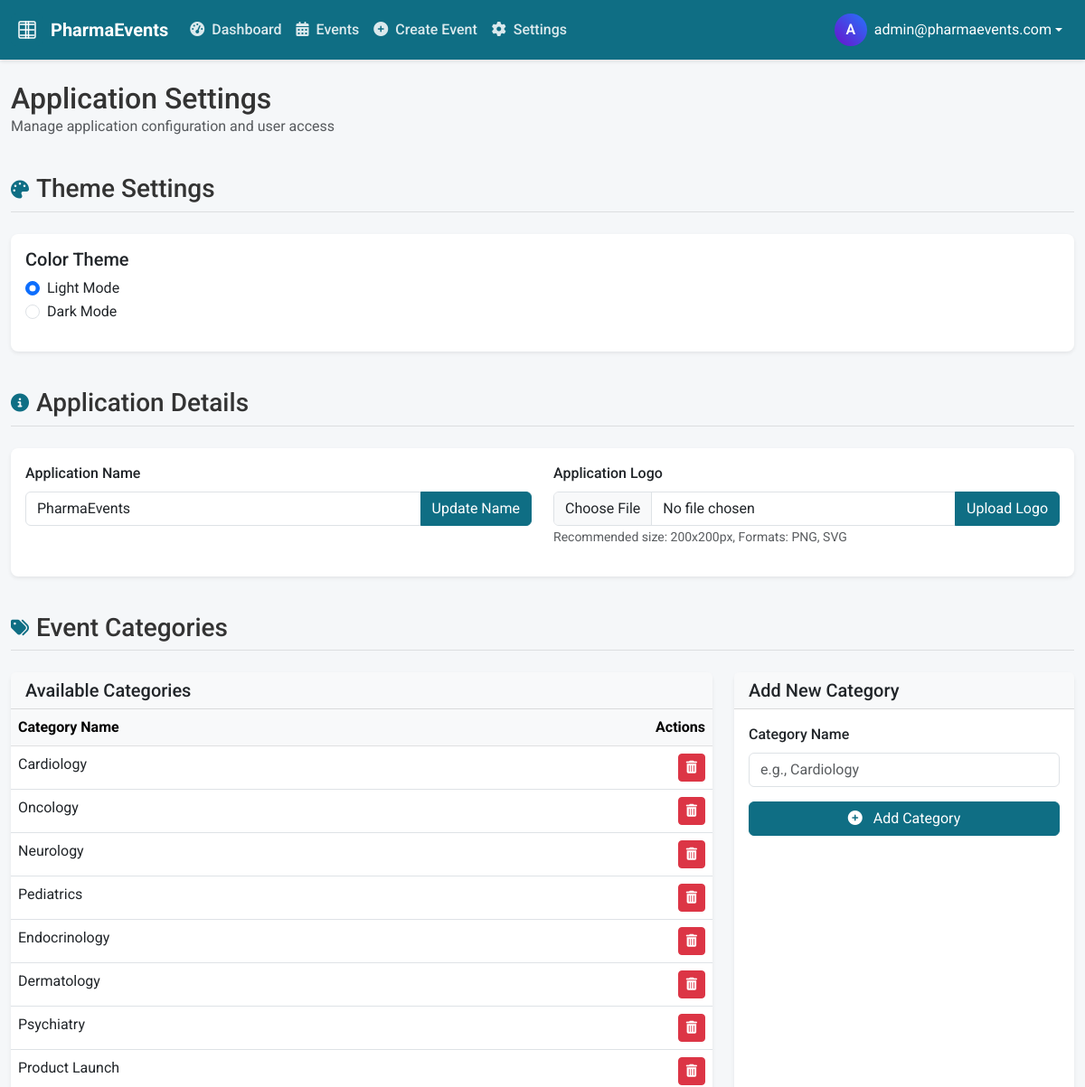
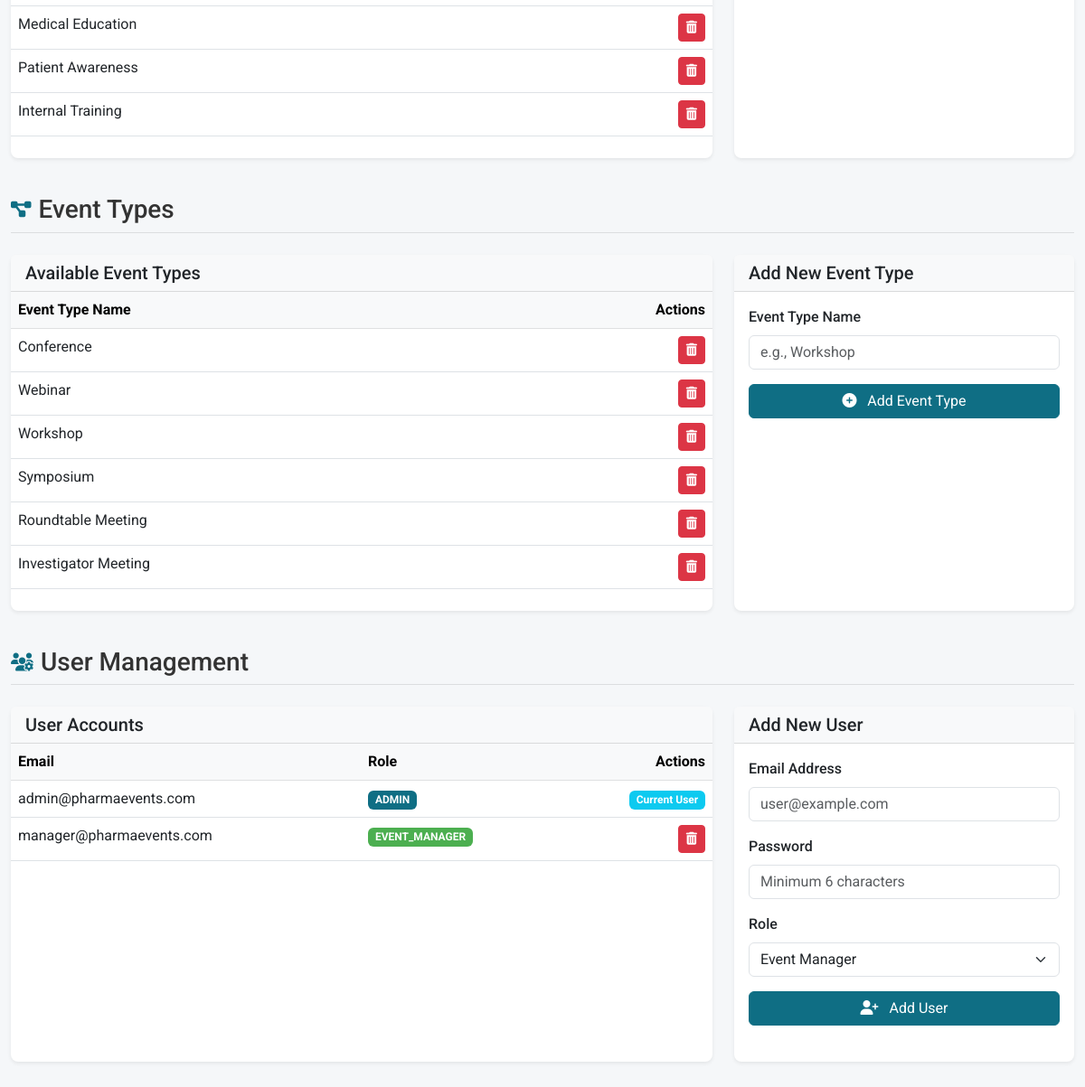
/settings (signed in), run on the app's committed database (2 pictures, top to bottom).
### models.py (models this page shows, shortened)
class User(UserMixin, db.Model):
    id = db.Column(db.Integer, primary_key=True)
    email = db.Column(db.String(120), unique=True, nullable=False)
    password_hash = db.Column(db.String(256), nullable=False)
    role = db.Column(db.String(20), nullable=False)  # 'admin' or 'event_manager'
    created_at = db.Column(db.DateTime, nullable=False, default=datetime.utcnow)
    events = db.relationship('Event', backref='creator', lazy=True)
    def is_admin(self):
        return self.role == 'admin'

class EventCategory(db.Model):
    id = db.Column(db.Integer, primary_key=True)
    name = db.Column(db.String(50), unique=True, nullable=False)

class EventType(db.Model):
    id = db.Column(db.Integer, primary_key=True)
    name = db.Column(db.String(50), unique=True, nullable=False)
    events = db.relationship('Event', backref='event_type', lazy=True)

### routes.py (the view)
@app.route('/settings')
@login_required
def settings():
    if not current_user.is_admin():
        flash('You are not authorized to access settings', 'danger')
        return redirect(url_for('dashboard'))
    categories = EventCategory.query.all()
    event_types = EventType.query.all()
    users = User.query.all()
    return render_template('settings.html',
                          categories=categories,
                          event_types=event_types,
                          users=users)

### templates/settings.html (shortened to what this page needs)
{% extends "layout.html" %}
{% block content %}
<div class="row mb-4">
    <div class="col">
        <h1 class="h2 mb-0">Application Settings</h1>
        <p class="text-muted">Manage application configuration and user access</p>
    </div>
</div>
<div class="settings-section">
    <div class="settings-header d-flex align-items-center">
        <i class="fas fa-palette fa-lg icon"></i>
        <h3 class="mb-0">Theme Settings</h3>
    </div>
    <div class="card">
        <div class="card-body">
            <div class="row">
                <div class="col-md-6">
                    <h5>Color Theme</h5>
                    <div class="mb-3">
                        <div class="form-check">
                            <input class="form-check-input" type="radio" name="theme" id="theme_light" value="light" checked>
                            <label class="form-check-label" for="theme_light">
                                Light Mode
                            </label>
                        </div>
                        <div class="form-check">
                            <input class="form-check-input" type="radio" name="theme" id="theme_dark" value="dark">
                            <label class="form-check-label" for="theme_dark">
                                Dark Mode
                            </label>
                        </div>
                    </div>
                </div>
            </div>
        </div>
    </div>
</div>
<div class="settings-section">
    <div class="settings-header d-flex align-items-center">
        <i class="fas fa-info-circle fa-lg icon"></i>
        <h3 class="mb-0">Application Details</h3>
    </div>
    <div class="card">
        <div class="card-body">
            <div class="row">
                <div class="col-md-6">
                    <div class="mb-3">
                        <label for="app_name" class="form-label">Application Name</label>
                        <div class="input-group">
                            <input type="text" class="form-control" id="app_name" value="PharmaEvents" placeholder="Application Name">
                            <button class="btn btn-primary" type="button" id="update_name">Update Name</button>
                        </div>
                    </div>
                </div>
                <div class="col-md-6">
                    <div class="mb-3">
                        <label for="app_logo" class="form-label">Application Logo</label>
                        <div class="input-group">
                            <input type="file" class="form-control" id="app_logo">
                            <button class="btn btn-primary" type="button" id="upload_logo">Upload Logo</button>
                        </div>
                        <small class="text-muted">Recommended size: 200x200px, Formats: PNG, SVG</small>
                    </div>
                </div>
            </div>
        </div>
    </div>
</div>
<div class="settings-section">
    <div class="settings-header d-flex align-items-center">
        <i class="fas fa-tags fa-lg icon"></i>
        <h3 class="mb-0">Event Categories</h3>
    </div>
    <div class="row">
        <div class="col-md-8">
            <div class="card settings-card">
                <div class="card-header bg-light">
                    <h5 class="mb-0">Available Categories</h5>
                </div>
                <div class="card-body p-0">
                    <div class="table-responsive">
                        <table class="table table-hover mb-0">
                            <thead class="table-light">
                                <tr>
                                    <th>Category Name</th>
                                    <th class="text-end">Actions</th>
                                </tr>
                            </thead>
                            <tbody id="category_list">
                                {% for category in categories %}
                                    <tr data-id="{{ category.id }}">
                                        <td>{{ category.name }}</td>
                                        <td class="text-end">
                                            <button class="btn btn-sm btn-danger btn-delete-category" data-id="{{ category.id }}">
                                                <i class="fas fa-trash-alt"></i>
                                            </button>
                                        </td>
                                    </tr>
                                {% endfor %}
                            </tbody>
                        </table>
                    </div>
                </div>
            </div>
        </div>
        <div class="col-md-4">
            <div class="card settings-card">
                <div class="card-header bg-light">
                    <h5 class="mb-0">Add New Category</h5>
                </div>
                <div class="card-body">
                    <form id="add_category_form">
                        <div class="mb-3">
                            <label for="category_name" class="form-label">Category Name</label>
                            <input type="text" class="form-control" id="category_name" placeholder="e.g., Cardiology" required>
                        </div>
                        <button type="submit" class="btn btn-primary w-100">
                            <i class="fas fa-plus-circle me-2"></i> Add Category
                        </button>
                    </form>
                </div>
            </div>
        </div>
    </div>
</div>
<div class="settings-section">
    <div class="settings-header d-flex align-items-center">
        <i class="fas fa-project-diagram fa-lg icon"></i>
        <h3 class="mb-0">Event Types</h3>
    </div>
    <div class="row">
        <div class="col-md-8">
            <div class="card settings-card">
                <div class="card-header bg-light">
                    <h5 class="mb-0">Available Event Types</h5>
                </div>
                <div class="card-body p-0">
                    <div class="table-responsive">
                        <table class="table table-hover mb-0">
                            <thead class="table-light">
                                <tr>
                                    <th>Event Type Name</th>
                                    <th class="text-end">Actions</th>
                                </tr>
                            </thead>
                            <tbody id="type_list">
                                {% for type in event_types %}
                                    <tr data-id="{{ type.id }}">
                                        <td>{{ type.name }}</td>
                                        <td class="text-end">
                                            <button class="btn btn-sm btn-danger btn-delete-type" data-id="{{ type.id }}">
                                                <i class="fas fa-trash-alt"></i>
                                            </button>
                                        </td>
                                    </tr>
                                {% endfor %}
                            </tbody>
                        </table>
                    </div>
                </div>
            </div>
        </div>
        <div class="col-md-4">
            <div class="card settings-card">
                <div class="card-header bg-light">
                    <h5 class="mb-0">Add New Event Type</h5>
                </div>
                <div class="card-body">
                    <form id="add_type_form">
                        <div class="mb-3">
                            <label for="type_name" class="form-label">Event Type Name</label>
                            <input type="text" class="form-control" id="type_name" placeholder="e.g., Workshop" required>
                        </div>
                        <button type="submit" class="btn btn-primary w-100">
                            <i class="fas fa-plus-circle me-2"></i> Add Event Type
                        </button>
                    </form>
                </div>
            </div>
        </div>
    </div>
</div>
<div class="settings-section">
    <div class="settings-header d-flex align-items-center">
        <i class="fas fa-users-cog fa-lg icon"></i>
        <h3 class="mb-0">User Management</h3>
    </div>
    <div class="row">
        <div class="col-md-8">
            <div class="card settings-card">
                <div class="card-header bg-light">
                    <h5 class="mb-0">User Accounts</h5>
                </div>
                <div class="card-body p-0">
                    <div class="table-responsive">
                        <table class="table table-hover mb-0">
                            <thead class="table-light">
                                <tr>
                                    <th>Email</th>
                                    <th>Role</th>
                                    <th class="text-end">Actions</th>
                                </tr>
                            </thead>
                            <tbody id="user_list">
                                {% for user in users %}
                                    <tr data-id="{{ user.id }}">
                                        <td>{{ user.email }}</td>
                                        <td>
                                            <span class="badge bg-{% if user.role == 'admin' %}primary{% else %}secondary{% endif %}">
                                                {{ user.role|upper }}
                                            </span>
                                        </td>
                                        <td class="text-end">
                                            {% if user.id != current_user.id %}
                                                <button class="btn btn-sm btn-danger btn-delete-user" data-id="{{ user.id }}">
                                                    <i class="fas fa-trash-alt"></i>
                                                </button>
                                            {% else %}
                                                <span class="badge bg-info">Current User</span>
                                            {% endif %}
                                        </td>
                                    </tr>
                                {% endfor %}
                            </tbody>
                        </table>
                    </div>
                </div>
            </div>
        </div>
        <div class="col-md-4">
            <div class="card settings-card">
                <div class="card-header bg-light">
                    <h5 class="mb-0">Add New User</h5>
                </div>
                <div class="card-body">
                    <form id="add_user_form">
                        <div class="mb-3">
                            <label for="user_email" class="form-label">Email Address</label>
                            <input type="email" class="form-control" id="user_email" placeholder="user@example.com" required>
                        </div>
                        <div class="mb-3">
                            <label for="user_password" class="form-label">Password</label>
                            <input type="password" class="form-control" id="user_password" placeholder="Minimum 6 characters" required>
                        </div>
                        <div class="mb-3">
                            <label for="user_role" class="form-label">Role</label>
                            <select class="form-select" id="user_role" required>
                                <option value="event_manager">Event Manager</option>
                            </select>
                        </div>
                        <button type="submit" class="btn btn-primary w-100">
                            <i class="fas fa-user-plus me-2"></i> Add User
                        </button>
                    </form>
                </div>
            </div>
        </div>
    </div>
</div>
{% endblock %}

### templates/components/user_menu.html (shortened to what this page needs)
<div class="dropdown">
    <button class="btn btn-link text-white text-decoration-none dropdown-toggle d-flex align-items-center"
            type="button"
            id="userMenuDropdown"
            data-bs-toggle="dropdown"
            aria-expanded="false">
        <div class="user-avatar me-2">
            {{ current_user.email[0]|upper }}
        </div>
        <span class="d-none d-md-inline">
            {{ current_user.email }}
        </span>
    </button>
</div>

### data on the page
User: email "A", email "admin@pharmaevents.com", role "ADMIN", shows "Current User"
EventCategory: name "Cardiology"
EventCategory: name "Oncology"
EventCategory: name "Neurology"
EventCategory: name "Pediatrics"
EventCategory: name "Endocrinology"
EventCategory: name "Dermatology"
EventCategory: name "Psychiatry"
EventCategory: name "Product Launch"
EventCategory: name "Medical Education"
EventCategory: name "Patient Awareness"
EventCategory: name "Internal Training"
EventType: name "Conference"
EventType: name "Webinar"
EventType: name "Workshop"
EventType: name "Symposium"
EventType: name "Roundtable Meeting"
EventType: name "Investigator Meeting"
User: email "manager@pharmaevents.com", role "EVENT_MANAGER"
